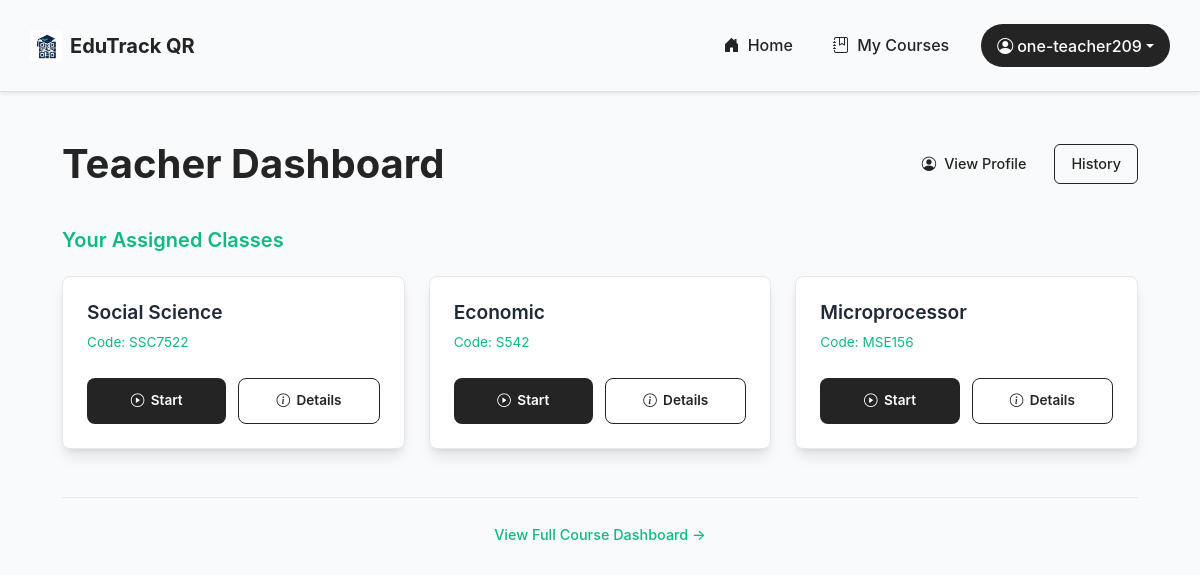
Page /teacher/dashboard/ (signed in) on the committed database.
### QRA_app/models.py (models this page shows, shortened)
class User(AbstractUser):
    USER_ROLE = (
        ("student", "Student"),
        ("teacher", "Teacher"),
        ("superuser", "Superuser"),
    )
    role = models.CharField(max_length=10, choices=USER_ROLE, default="student")
    profile_picture = models.ImageField(
        upload_to="profile_pictures/", blank=True, null=True
    )
    phone_number = models.CharField(max_length=15, blank=True, null=True)
    address = models.CharField(max_length=200, blank=True, null=True)
    created_at = models.DateTimeField(auto_now_add=True)
    updated_at = models.DateTimeField(auto_now=True)

class CourseModel(models.Model):
    name = models.CharField(max_length=100)
    code = models.CharField(max_length=20, unique=True)
    description = models.TextField(blank=True, null=True)
    department = models.ForeignKey(
        DepartmentModel,
        on_delete=models.CASCADE,
        related_name="courses"
    )
    created_at = models.DateTimeField(auto_now_add=True)
    updated_at = models.DateTimeField(auto_now=True)

### QRA_app/Views/teachers_views.py (the view)
@teacher_required
def teacher_dashboard(request):
    courses = CourseModel.objects.filter(courseassignment__teacher=request.user)
    return render(request, "UI/teacher/teacher_dashboard.html", {"courses": courses})

### QRA_app/permission.py (called while the page is built)
def is_teacher(user):
    return user.is_authenticated and user.role == "teacher"

### QRA_app/templates/UI/teacher/teacher_dashboard.html (shortened to what this page needs)
{% extends 'base.html' %}
{% block main_content %}
<div class="dashboard-wrapper"
    style="margin: 0 auto; padding: 2rem;">
    <div
        style="display: flex; justify-content: space-between; align-items: center; margin-bottom: 2.5rem; flex-wrap: wrap; gap: 1rem;">
        <h1
            style="color: var(--color-primary); font-weight: 700; margin: 0;">Teacher Dashboard</h1>
        <div style="display: flex; gap: 0.75rem;">
            <a href="{% url 'teacher_profile' %}" class="btn"
                style="background-color: var(--bg-color); color: var(--color-primary); border: 1px solid var(--color-primaryp); font-size: 0.9rem; padding: 0.5rem 1rem; text-decoration: none; border-radius: var(--radius); display: flex; align-items: center; gap: 0.5rem;">
                <i class="bi bi-person-circle"></i> View Profile
            </a>
            <a href="{% url 'attendance_history_course' %}" class="btn"
                style="border: 1px solid var(--color-primary); color: var(--color-primary);  font-size: 0.9rem; padding: 0.5rem 1rem;">History</a>
        </div>
    </div>
    <h2 style="color: var(--color-secondary); font-size: 1.25rem; margin-bottom: 1.5rem; font-weight: 600;">
        Your Assigned Classes
    </h2>
    <div style="display: grid; grid-template-columns: repeat(auto-fill, minmax(280px, 1fr)); gap: 1.5rem;">
        {% for course in courses %}
        <div class="card"
            style="margin-bottom: 0; display: flex; flex-direction: column; justify-content: space-between; padding: 1.5rem;">
            <div>
                <h3
                    style="color: var(--text-dark); margin-bottom: 0.5rem; font-size: 1.2rem;">
                    {{course.name|default:course }}</h3>
                <p
                    style="color: var(--color-secondary); font-size: 0.85rem; margin-bottom: 1.5rem;">
                    Code: {{ course.code|default:"N/A" }}
                </p>
            </div>
            <div style="display: flex; gap: 0.75rem; margin-top: auto;">
                <a href="{% url 'create_session' course.id %}"
                   style="flex: 1; text-align: center; text-decoration: none; background: var(--color-primary); color: white; padding: 0.7rem 0.5rem; border-radius: 8px; font-weight: 600; font-size: 0.85rem; display: flex; align-items: center; justify-content: center; gap: 0.4rem;">
                    <i class="bi bi-play-circle"></i> Start
                </a>
                <a href="{% url 'course_detail' course.id %}"
                   style="flex: 1; text-align: center; text-decoration: none; background: transparent; color: var(--color-primary); border: 1px solid var(--color-primary); padding: 0.7rem 0.5rem; border-radius: 8px; font-weight: 600; font-size: 0.85rem; display: flex; align-items: center; justify-content: center; gap: 0.4rem;">
                    <i class="bi bi-info-circle"></i> Details
                </a>
            </div>
        </div>
        {% empty %}
        <div
            style="grid-column: 1/-1; text-align: center; padding: 3rem; background: var(--white); border-radius: var(--radius); border: 1px dashed var(--border-color);">
            <p style="color: var(--color-secondary); margin: 0;">No courses
                assigned to your profile yet.</p>
        </div>
        {% endfor %}
    </div>
    <div
        style="margin-top: 3rem; text-align: center; border-top: 1px solid var(--border-color); padding-top: 1.5rem;">
        <a href="{% url 'course_dashboard' %}"
            style="color: var(--color-secondary); font-size: 0.9rem; text-decoration: none; font-weight: 500;">
            View Full Course Dashboard &rarr;
        </a>
    </div>
</div>
{% endblock %}

### QRA_app/templates/UI/navbar.html (shortened to what this page needs)
{% load static %}
<nav
  class="navbar navbar-expand-lg navbar-light bg-[var(--color-primary)] border-bottom shadow-sm py-2"
>
  <div class="container">
    <a
      class="navbar-brand d-flex align-items-center fw-bold"
      style="color: var(--color-primary)"
      href="{% if request.user.is_authenticated %}{% if request.user.role == 'superuser' %}{% url 'superuser_dashboard' %} {% elif request.user.role == 'teacher' %} {% url 'teacher_dashboard' %} {% else %} {% url 'student_dashboard' %} {% endif %}{% else %}{% url 'home' %}{% endif %}"
    >
      <img
        src="{% static 'logo/EDUQR.png' %}"
        alt="EduTrack QR Logo"
        width="32"
        height="32"
        class="d-inline-block align-text-top me-2"
      />
      EduTrack QR
    </a>
    <div class="collapse navbar-collapse" id="navbarNav">
      <ul
        class="navbar-nav ms-auto align-items-lg-center align-items-end gap-2"
      >
        {% if request.user.is_authenticated %}
        <li class="nav-item">
          <a
            class="nav-link px-3 fw-medium text-dark"
            href="{% if request.user.role == 'superuser' %}{% url 'superuser_dashboard' %} {% elif request.user.role == 'teacher' %} {% url 'teacher_dashboard' %} {% else %} {% url 'student_dashboard' %} {% endif %}"
          >
            <i class="bi bi-house-door-fill me-1"></i> Home
          </a>
        </li>
        {% if request.user.role == 'superuser' %}
        <li class="nav-item">
          <a
            class="nav-link px-3 fw-medium text-dark"
            href="{% url 'department_dashboard' %}"
          >
            <i class="bi bi-building me-1"></i> Departments
          </a>
        </li>
        <li class="nav-item">
          <a
            class="nav-link px-3 fw-medium text-dark"
            href="{% url 'course_dashboard' %}"
          >
            <i class="bi bi-journal-text me-1"></i> Courses
          </a>
        </li>
        {% elif request.user.role == 'teacher' %}
        <li class="nav-item">
          <a
            class="nav-link px-3 fw-medium text-dark"
            href="{% url 'course_dashboard' %}"
          >
            <i class="bi bi-journal-bookmark me-1"></i> My Courses
          </a>
        </li>
        {% endif %}
        <li class="nav-item dropdown ms-lg-2">
          <a
            class="nav-link dropdown-toggle btn btn-sm px-3 rounded-pill fw-medium d-flex align-items-center"
            href="#"
            style="background-color: var(--color-primary); color: var(--white);"
            id="userDropdown"
            role="button"
            data-bs-toggle="dropdown"
            aria-expanded="false"
          >
            <i class="bi bi-person-circle me-1"></i> {{ request.user.username }}
          </a>
        </li>
        {% endif %}
      </ul>
    </div>
  </div>
</nav>

### static/CSS/index.css (style rules this page uses)
:root { --color-primary: #242424; --color-secondary: #10b981; --color-accent: #f59e0b; --color-danger: #ef4444; --color-success: #10b981; --color-warning: #f59e0b; --color-info: #3b82f6; --bg-color: #f9fafb; --bg-light: #ffffff; --text-dark: #1f2937; --text-muted: #6b7280; --white: #ffffff; --border-color: #e5e7eb; --shadow: 0 1px 3px 0 rgb(0 0 0 / 0.1), 0 1px 2px -1px rgb(0 0 0 / 0.1); --shadow-md: 0 4px 6px -1px rgb(0 0 0 / 0.1), 0 2px 4px -2px rgb(0 0 0 / 0.1); --shadow-lg: 0 10px 15px -3px rgb(0 0 0 / 0.1), 0 4px 6px -4px rgb(0 0 0 / 0.1); --shadow-xl: 0 20px 25px -5px rgb(0 0 0 / 0.1), 0 8px 10px -6px rgb(0 0 0 / 0.1); --radius: 8px; --radius-lg: 12px; }
* { margin: 0; padding: 0; box-sizing: border-box; }
body { font-family: -apple-system, BlinkMacSystemFont, "Segoe UI", "Roboto", "Oxygen", "Ubuntu", "Cantarell", "Fira Sans", "Droid Sans", "Helvetica Neue", sans-serif; background-color: var(--bg-color); color: var(--text-dark); min-height: 100vh; line-height: 1.6; }
.container { max-width: 95% !important; width: 100% !important; margin: 0 auto; padding: 1rem 0; }
.card { background: var(--white); border-radius: var(--radius); padding: 2rem; box-shadow: var(--shadow-lg); border: 1px solid var(--border-color); margin-bottom: 1rem; transition: transform 0.2s ease; }
.btn { display: inline-block; padding: 0.6rem 1.2rem; font-weight: 500; border-radius: 6px; text-decoration: none; transition: all 0.2s ease; cursor: pointer; border: none; text-align: center; }
h1, h2, h3 { margin-bottom: 1rem; font-weight: 600; }
a { color: var(--color-primary); text-decoration: none; }

### rows in the picture
User: user.username "one-teacher209"
CourseModel: name "Social Science", code "SSC7522"
CourseModel: name "Economic", code "S542"
CourseModel: name "Microprocessor", code "MSE156"
